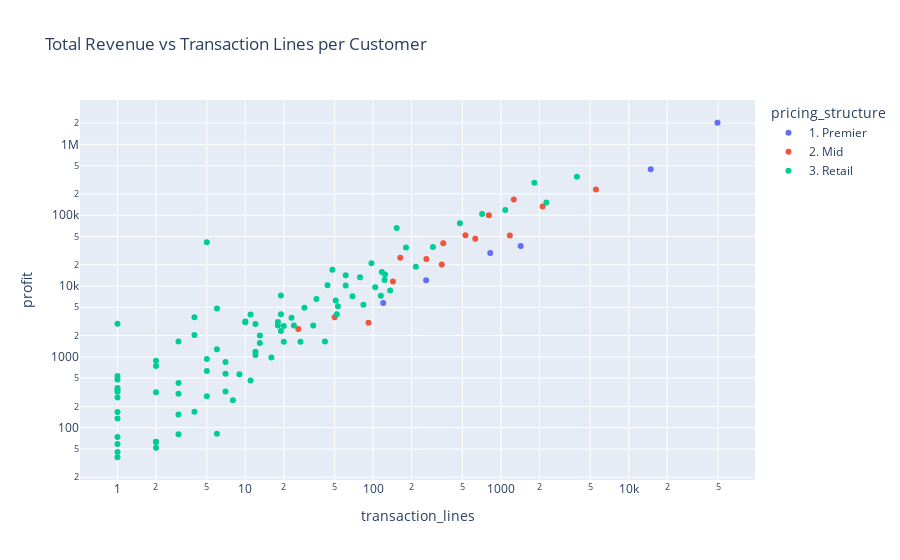

Source (notebook cell):
### Code cell
fig = px.scatter(customers, x='transaction_lines', y='profit', log_x=True, log_y = True, size_max=100, hover_name = 'account', color='pricing_structure', title='Total Revenue vs Transaction Lines per Customer')
fig.show()

### Figure 1 — Plotly figure (JSON) as saved in the notebook; plotly's stock layout.template omitted (floating-point values rounded to 4 significant figures)
{"data": [{"hovertemplate": "<b>%{hovertext}</b><br><br>pricing_structure=1. Premier<br>transaction_lines=%{x}<br>profit=%{y}<extra></extra>", "hovertext": ["TENPIPES", "ALLSECTOR", "MAIN ASPECT", "INSTAGES", "ELEMERA", "RIGFACTORY"], "legendgroup": "1. Premier", "marker": {"color": "#636efa", "symbol": "circle"}, "mode": "markers", "name": "1. Premier", "orientation": "v", "showlegend": true, "type": "scatter", "x": [120, 825, 14868, 1428, 49525, 260], "xaxis": "x", "y": [5753.0, 29310.0, 444600.0, 36640.0, 2019000.0, 12080.0], "yaxis": "y"}, {"hovertemplate": "<b>%{hovertext}</b><br><br>pricing_structure=2. Mid<br>transaction_lines=%{x}<br>profit=%{y}<extra></extra>", "hovertext": ["ZONOLOGY", "EXOPARTS", "SKITORY", "GFORCE HIRE", "SEGMENS", "INFINITE HORSEPOWER", "KEYTENET", "PARTSLAB", "WORKHOOK", "PARTICUS", "GRANT & ATTRACTORS", "DISTICS", "NATICS", "CENTRAL ASPECT", "COGFACTOR"], "legendgroup": "2. Mid", "marker": {"color": "#EF553B", "symbol": "circle"}, "mode": "markers", "name": "2. Mid", "orientation": "v", "showlegend": true, "type": "scatter", "x": [261, 143, 630, 163, 1175, 26, 805, 5541, 50, 345, 92, 2121, 1261, 528, 354], "xaxis": "x", "y": [24140.0, 11630.0, 46320.0, 25150.0, 51740.0, 2467.0, 99460.0, 231400.0, 3613.0, 20190.0, 3022.0, 132600.0, 166200.0, 52220.0, 40280.0], "yaxis": "y"}, {"hovertemplate": "<b>%{hovertext}</b><br><br>pricing_structure=3. Retail<br>transaction_lines=%{x}<br>profit=%{y}<extra></extra>", "hovertext": ["SUNRISE PARTS", "READY RECRUITS", "TPARTS", "TRIBAL MACHINERY", "TRICOLOR SERVICE PARTNERS", "PRINCIPLE MACHINERY", "PRIMARY SOLUTIONS", "PREAUTHORIZED SOLUTIONS", "POWERCRUIT", "POLDEN & WRITE", "TRUCK SERVICE & SPARES", "WESTSIDE MACHINERY & PARTS", "PARTSBASE", "WHITE HORSE HIRE", "WORK BUCKET", "PART SMART DIESEL ENGINE REPAIR SERVICE", "OBJECTRIC", "NORTH SHORE HIRE", "RED SEA HIRE", "RENEGADE PTY LTD", "RENTED GEAR 4 U", "THE REPAIRMAN", "SUBSTRUCTURE PTY", "SUPPLY SECTOR SERVICES PTY LTD", "SUBMODIES", "STRUCTURAL PTY LTD", "STEEL WHEELS", "SYSNIA", "STAVS BRICKLAYING", "STACKBUILD", "SPARKIES SHED", "NATIONWIDE REFRIGERATED TRANSPORT", "SOUTHLAND", "SOUTHERN STOCKYARDS MACHINES & SERVICE", "THE DIESEL ENGINE PLACE", "SHADOW CONSTRUCTION", "THE HIGHLANDER EQUIPMENT SERVICE", "THE RAILROADERS", "SAFARI SOLUTIONS", "SUPER CONSTRUCTION EQUIPMENT", "SPARES PTY LTD", "ACTIVATION PTY LTD", "MOTORS PTY", "ELEMENTIZE", "EASY STREET MACHINERY SOLUTIONS", "DIVIXA", "DEPLOY", "DEMOLITO PTY LTD", "DAVES CONSTRUCTION EQUIPMENT", "DANGELO AND DONELLY MACHINE REPAIRMAN", "CONSTRUCT BY DESIGN", "CONCRETE.COM.AU", "ENABLER MACHINERY SOLUTIONS", "CHUNKS AUTO WRECKERS", "CANDID PARTS & SERVICE", "CALIBRE CONSTRUCTION COMPANY", "BRONIES WORKPLACE SOLUTIONS", "BOORTZ PARTS DIESEL ENGINE REPAIR SERVICE", "BOBS SERVICING & DELIVERY", "BLUE PLANET CONSTRUCTION", "BLACK HILLS HIRE", "ANYVEHICLE REPAIRS", "ADERN & CO", "CERTIFIED HIRE", "EXCHANGE CONSTRUCTION", "FACTORY DIRECT", "FARMGISTICS", "MONUMENTAL", "MODELICS", "MILLING & ELECTRICS", "MERCENARY MACHINERY SOLUTIONS", "MASONRY & MORE", "MAD PROPS PTY LTD", "MACHINERY TOOLING SOLUTIONS", "MACHINEJACK", "LINKED MACHINES", "KINGFISH REGIONAL SERVICES", "INCENTIVIZED WORKPLACE PARTNERS", "HIRESPACE", "HIRELINE", "HIREHAUS", "HEAVY DUTY CONSTRUCTION", "HEADHUNTERS ENGINEERING", "GOHIRE", "FUTURISTIC", "FORMIDABLE ENGINEERING", "FOR HIRE", "FIRST RATE CONSTRUCTION TRADES", "MULTICS", "METAL FUEL"], "legendgroup": "3. Retail", "marker": {"color": "#00cc96", "symbol": "circle"}, "mode": "markers", "name": "3. Retail", "orientation": "v", "showlegend": true, "type": "scatter", "x": [5, 52, 2270, 8, 1, 44, 24, 3, 19, 48, 10, 5, 1828, 79, 2, 4, 478, 104, 61, 53, 3, 20, 3, 3, 3935, 16, 10, 216, 1, 12, 4, 1, 123, 1, 5, 61, 6, 1, 2, 6, 1, 1, 2, 1081, 42, 294, 69, 12, 7, 4, 29, 7, 19, 1, 34, 27, 1, 6, 1, 51, 124, 1, 20, 84, 36, 2, 9, 18, 181, 1, 18, 3, 11, 7, 12, 117, 1, 13, 153, 115, 136, 2, 23, 97, 5, 13, 2, 19, 713, 11], "xaxis": "x", "y": [931.6, 3986.0, 150900.0, 244.2, 58.91, 10220.0, 2779.0, 302.5, 7361.0, 16970.0, 3070.0, 277.6, 288000.0, 13290.0, 62.62, 167.8, 76830.0, 9644.0, 10140.0, 5166.0, 153.6, 1628.0, 428.9, 1645.0, 349800.0, 978.5, 3162.0, 18650.0, 342.0, 2921.0, 2033.0, 265.8, 12150.0, 321.0, 41340.0, 14240.0, 82.04, 362.1, 743.0, 4806.0, 73.56, 38.24, 877.6, 118500.0, 1644.0, 35540.0, 7195.0, 1184.0, 575.5, 3620.0, 4932.0, 323.3, 4002.0, 165.8, 2772.0, 1634.0, 135.2, 1285.0, 478.6, 6230.0, 14540.0, 534.8, 2729.0, 5425.0, 6557.0, 315.5, 567.0, 2773.0, 34900.0, 2938.0, 3094.0, 80.75, 463.0, 845.4, 1058.0, 15820.0, 45.2, 1566.0, 65760.0, 7311.0, 8632.0, 52.14, 3562.0, 20890.0, 630.5, 2000.0, 63.33, 2318.0, 104300.0, 3952.0], "yaxis": "y"}], "layout": {"legend": {"title": {"text": "pricing_structure"}, "tracegroupgap": 0}, "title": {"text": "Total Revenue vs Transaction Lines per Customer"}, "xaxis": {"anchor": "y", "domain": [0, 1], "title": {"text": "transaction_lines"}, "type": "log"}, "yaxis": {"anchor": "x", "domain": [0, 1], "title": {"text": "profit"}, "type": "log"}}}
